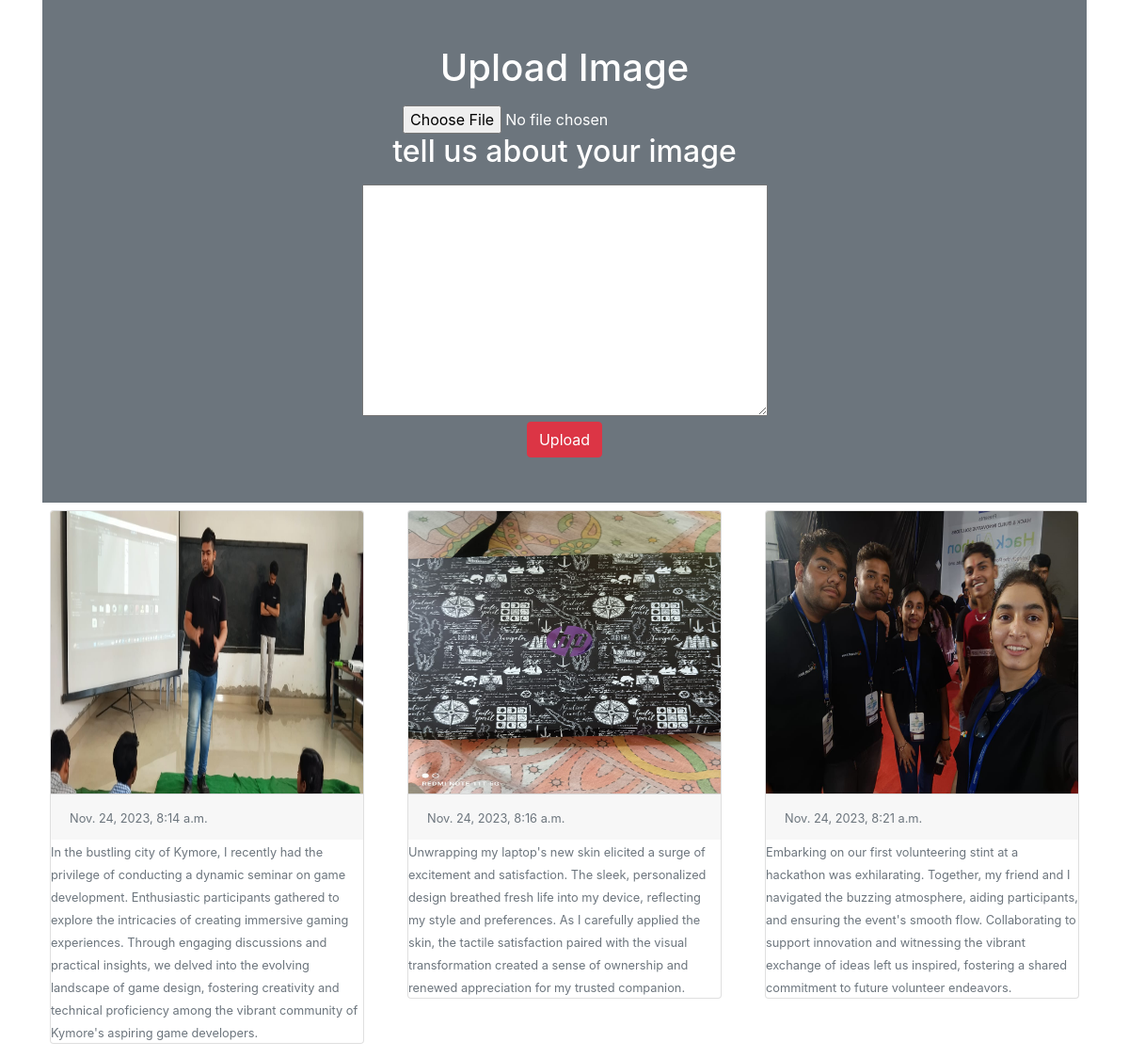
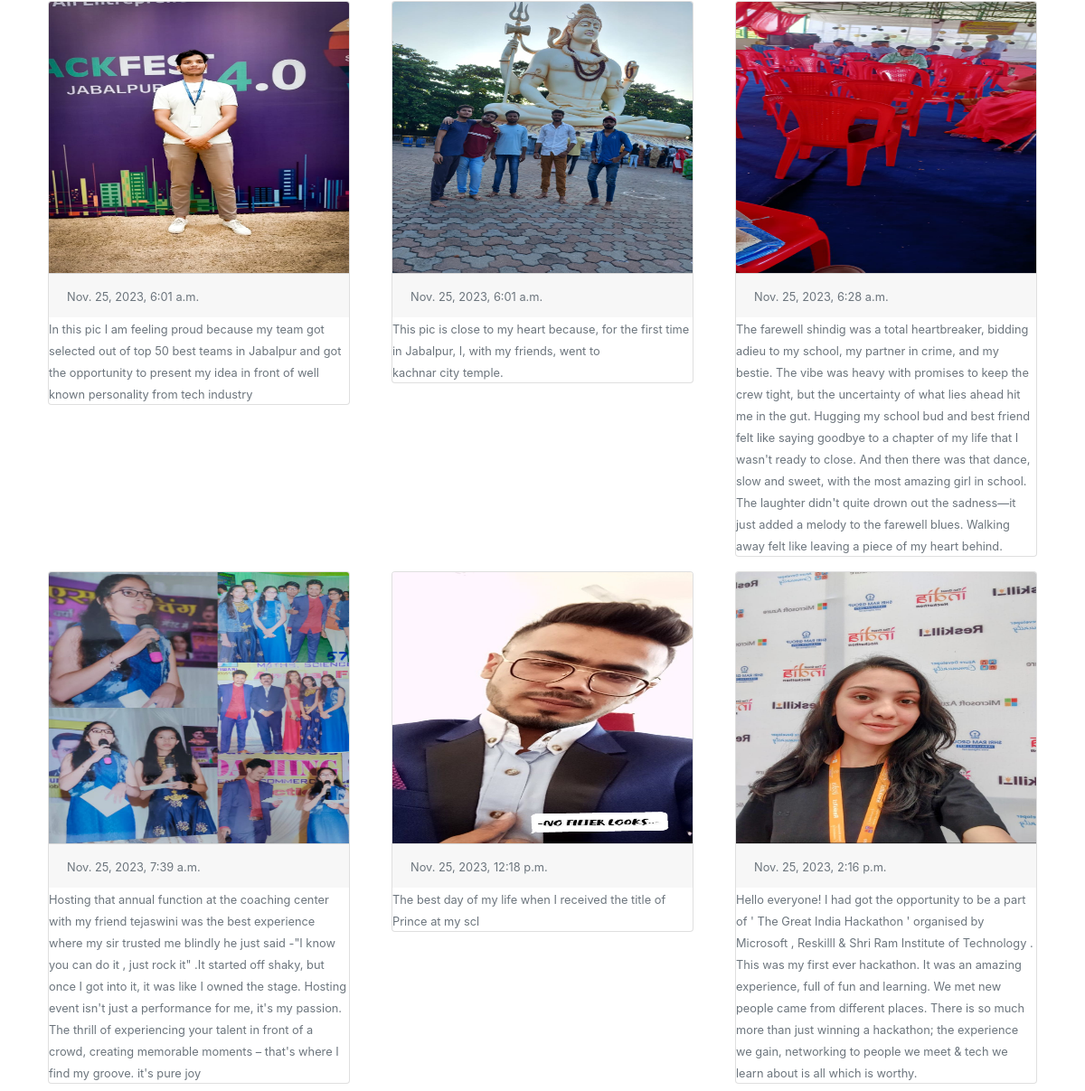
The page / on the database its author committed (2 pictures, top to bottom).
### myapp/models.py (models this page shows)
class Image(models.Model):
    photo = models.ImageField( upload_to="myimage", height_field=None, width_field=None, max_length=None)
    de = models.TextField(default='')
    date = models.DateTimeField( auto_now_add=True)

### myapp/views.py (the view)
# urls.py: path('',views.home),
def home(request):
 if request.method == "POST":
  form = ImageForm(request.POST, request.FILES)
  if form.is_valid():
   form.save()
 form = ImageForm()
 img = Image.objects.all()
 return render(request, 'home.html', {'img':img, 'form':form})

### myapp/forms.py
class ImageForm(forms.ModelForm):
 class Meta:
  model = Image
  fields = '__all__'
  labels = {'photo':'','de':''}

### myapp/templates/home.html (shortened to what this page needs)
<!doctype html>
<html lang="en">
  <head>
    <link rel="stylesheet" href="https://cdn.jsdelivr.net/npm/bootstrap@4.5.3/dist/css/bootstrap.min.css">
  </head>
  <body>
   <div class="container">
    <div class="py-5 text-center bg-secondary text-white">
     <h1 class="mb-3">Upload Image</h1>
     <form action="" method="post" enctype="multipart/form-data">
      {{form.photo}}
      <div>
        <h2 class="mb-3">tell us about your image</h2>
      </div>
      <div class="text-primary" role="status">
        <span class="visually-hidden">{{form.de}}</span>
      </div>
      <div>
      <input type="submit" class="btn btn-danger" value="Upload">
      </div>
     </form>
    </div>
    <div class="row">
     {% for x in img %}
      <div class="col-sm-4">
       <div class="card m-2">
        <img src="{{x.photo.url}}" alt="" class="card-img-top" height="300px">
        <div class="card-footer">
         <small class="text-muted">{{x.date}}</small>
        </div>
        <div class = "text">
            <small class="text-muted">{{x.de}}</small>
        </div>
       </div>
      </div>
     {% endfor %}
    </div>
   </div>
  </body>
</html>

### rows shown on the page
Image: photo (picture), date "Nov. 24, 2023, 8:14 a.m.", de "In the bustling city of Kymore, I recently had the privilege of conducting a dynamic seminar on game development. Enthusiastic participants gathered to explore the intricacies of creating immersive gaming experiences. Through engaging discussions and practical insights, we delved into the evolving landscape of game design, fostering creativity and technical proficiency among the vibrant community of Kymore's aspiring game developers."
Image: photo (picture), date "Nov. 24, 2023, 8:16 a.m.", de "Unwrapping my laptop's new skin elicited a surge of excitement and satisfaction. The sleek, personalized design breathed fresh life into my device, reflecting my style and preferences. As I carefully applied the skin, the tactile satisfaction paired with the visual transformation created a sense of ownership and renewed appreciation for my trusted companion."
Image: photo (picture), date "Nov. 24, 2023, 8:21 a.m.", de "Embarking on our first volunteering stint at a hackathon was exhilarating. Together, my friend and I navigated the buzzing atmosphere, aiding participants, and ensuring the event's smooth flow. Collaborating to support innovation and witnessing the vibrant exchange of ideas left us inspired, fostering a shared commitment to future volunteer endeavors."
Image: photo (picture), date "Nov. 25, 2023, 6:01 a.m.", de "In this pic I am feeling proud because my team got selected out of top 50 best teams in Jabalpur and got the opportunity to present my idea in front of well known personality from tech industry"
Image: photo (picture), date "Nov. 25, 2023, 6:01 a.m.", de "This pic is close to my heart because, for the first time in Jabalpur, I, with my friends, went to kachnar city temple."
Image: photo (picture), date "Nov. 25, 2023, 6:28 a.m.", de "The farewell shindig was a total heartbreaker, bidding adieu to my school, my partner in crime, and my bestie. The vibe was heavy with promises to keep the crew tight, but the uncertainty of what lies ahead hit me in the gut. Hugging my school bud and best friend felt like saying goodbye to a chapter of my life that I wasn't ready to close. And then there was that dance, slow and sweet, with the most amazing girl in school. The laughter didn't quite drown out the sadness—it just added a melody to the farewell blues. Walking away felt like leaving a piece of my heart behind."
Image: photo (picture), date "Nov. 25, 2023, 7:39 a.m.", de "Hosting that annual function at the coaching center with my friend tejaswini was the best experience where my sir trusted me blindly he just said -\"I know you can do it , just rock it\" .It started off shaky, but once I got into it, it was like I owned the stage. Hosting event isn't just a performance for me, it's my passion. The thrill of experiencing your talent in front of a crowd, creating memorable moments – that's where I find my groove. it's pure joy"
Image: photo (picture), date "Nov. 25, 2023, 12:18 p.m.", de "The best day of my life when I received the title of Prince at my scl"
Image: photo (picture), date "Nov. 25, 2023, 2:16 p.m.", de "Hello everyone! I had got the opportunity to be a part of ' The Great India Hackathon ' organised by Microsoft , Reskilll & Shri Ram Institute of Technology . This was my first ever hackathon. It was an amazing experience, full of fun and learning. We met new people came from different places. There is so much more than just winning a hackathon; the experience we gain, networking to people we meet & tech we learn about is all which is worthy."
